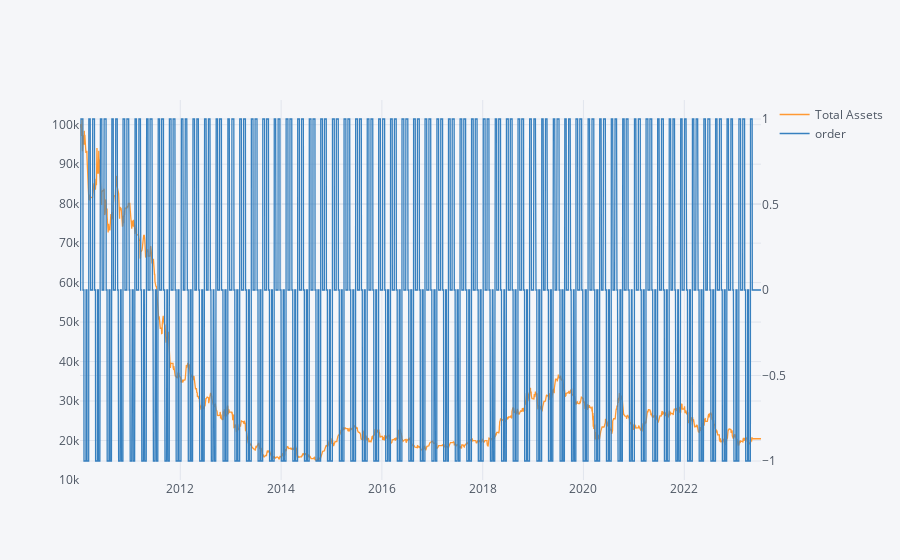

The code cell stored with this chart in its notebook:
### Code cell
eval(stock)

### Figure 1 — Plotly figure (JSON) as saved in the notebook; plotly's stock layout.template omitted (floating-point values rounded to 4 significant figures; data arrays with more than 128 entries replaced by an {"elided": "..."} marker saying what was removed)
{"data": [{"line": {"color": "rgba(255, 153, 51, 1.0)", "dash": "solid", "shape": "linear", "width": 1.3}, "mode": "lines", "name": "Total Assets", "text": "", "type": "scatter", "x": {"elided": "3402 str values"}, "y": {"elided": "3402 float values"}}, {"line": {"color": "rgba(55, 128, 191, 1.0)", "dash": "solid", "shape": "linear", "width": 1.3}, "mode": "lines", "name": "order", "text": "", "type": "scatter", "x": {"elided": "3402 str values"}, "xaxis": "x", "y": {"elided": "3402 int values"}, "yaxis": "y2"}], "layout": {"legend": {"bgcolor": "#F5F6F9", "font": {"color": "#4D5663"}}, "paper_bgcolor": "#F5F6F9", "plot_bgcolor": "#F5F6F9", "title": {"font": {"color": "#4D5663"}}, "xaxis": {"gridcolor": "#E1E5ED", "showgrid": true, "tickfont": {"color": "#4D5663"}, "title": {"font": {"color": "#4D5663"}, "text": ""}, "zerolinecolor": "#E1E5ED"}, "yaxis": {"gridcolor": "#E1E5ED", "showgrid": true, "tickfont": {"color": "#4D5663"}, "title": {"font": {"color": "#4D5663"}, "text": ""}, "zerolinecolor": "#E1E5ED"}, "yaxis2": {"anchor": "x", "gridcolor": "#E1E5ED", "overlaying": "y", "showgrid": true, "side": "right", "tickfont": {"color": "#4D5663"}, "title": {"text": ""}, "zerolinecolor": "#E1E5ED"}}}
